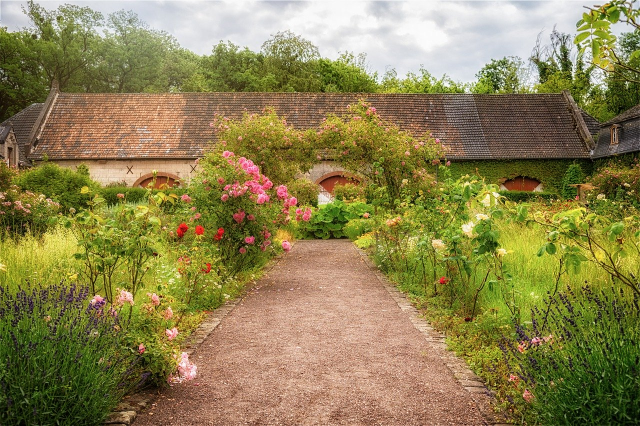
#> input picture ch09/images_09/test.jpg, 1280 x 852 px (shown at 1/2 size)
$ jupyter execute --allow-errors '09-4_FFT를_이용한_주파수_영역_필터링.ipynb'
#> lines starting #> are read from the running program, lines starting #| are printed output that depends on the picture
### ch09/Common/dft2d.py
import numpy as np
import math
import cv2

def exp(knN):
    th = -2 * math.pi *knN # 푸리에 변환 각도값
    return complex(math.cos(th), math.sin(th))

# [9 lines left out: functions dft, idft, not called in this run]

# 로그함수를 통해 잘 보이도록 스팩트럼을 만듦 = 범위를 줄임(시각화)
def calc_spectrum(complex):
    if complex.ndim==2:
        dst = abs(complex)
    else:
        dst = cv2.magnitude(complex[:, :, 0], complex[:, :, 1]) # cv의 경우
    dst = cv2.log(dst + 1)
    cv2.normalize(dst, dst, 0, 255, cv2.NORM_MINMAX)
    return cv2.convertScaleAbs(dst)

# 셔플링, 센터를 기준으로 총 4개로 쪼개고 위치를 서로 바꿈
def fftshift(img):
    dst = np.zeros(img.shape, img.dtype)
    h, w = dst.shape[:2]
    cy, cx = h // 2, w // 2
    dst[h-cy:, w-cx:] = np.copy(img[0:cy, 0:cx])
    dst[0:cy, 0:cx] = np.copy(img[h-cy:, w-cx:])
    dst[0:cy, w-cx:] = np.copy(img[h-cy:, 0:cx])
    dst[h-cy:, 0:cx] = np.copy(img[0:cy, w-cx:])
    return dst

def FFT(image, mode=2):
    dft = cv2.dft(np.float32(image), flags=cv2.DFT_COMPLEX_OUTPUT)
    dft = fftshift(dft)
    spectrum = calc_spectrum(dft)
    return dft, spectrum

def IFFT(dft, shape, mode=2):
    dft = fftshift(dft)
    img = cv2.idft(dft, flags=cv2.DFT_SCALE)[:,:,0]
    img = img[:shape[0], :shape[1]]
    return cv2.convertScaleAbs(img)

### ch09/09-4_FFT를_이용한_주파수_영역_필터링.ipynb
### 9.4 주파수 영역 필터링

원형 필터 : 저주파만 남김 = 블러링 효과

원형이 제외된 필터 : 고주파만 남김 = 엣지만 추출됨

[cell 1]
# 9.4.1 주파수 영역 필터링
import numpy as np, cv2
from Common.dft2d import dft, idft, calc_spectrum, fftshift

def FFT(image, mode=2):
    dft = cv2.dft(np.float32(image), flags=cv2.DFT_COMPLEX_OUTPUT)
    dft = fftshift(dft)
    spectrum = calc_spectrum(dft)
    return dft, spectrum

def IFFT(dft, shape, mode=2):
    dft = fftshift(dft)
    img = cv2.idft(dft, flags=cv2.DFT_SCALE)[:,:,0]
    img = img[:shape[0], :shape[1]]
    return cv2.convertScaleAbs(img)

image = cv2.imread("images_09/test.jpg", cv2.IMREAD_GRAYSCALE)
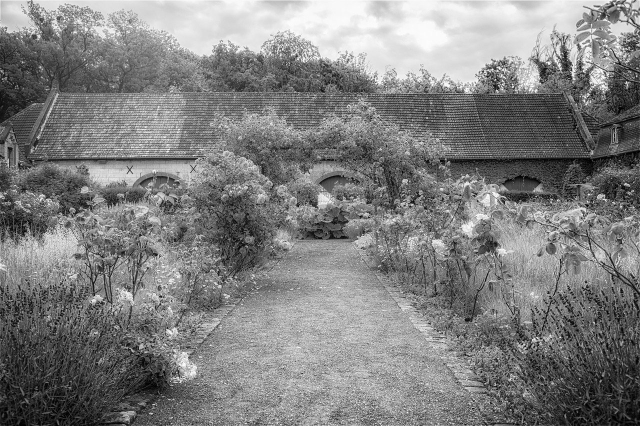
#> image: shape (852, 1280) (shown at 1/2 size); min 0, max 255, mean 127.6
if image is None: raise Exception("영상 파일 읽기 오류")

cy, cx = np.divmod(image.shape, 2)[0]
#> cy = 426; cx = 640
mode = 3

dft, spectrum = FFT(image, mode)
#> in calc_spectrum, `dst = cv2.log(dst + 1)`:
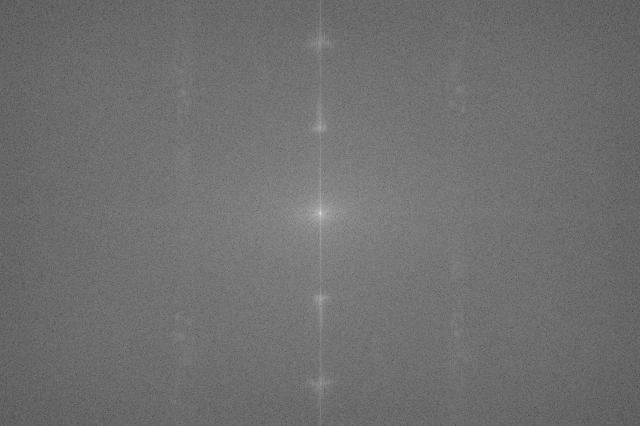
#> dst: shape (852, 1280) float32 (shown at 1/2 size); min 3.08, max 18.75, mean 9.95; drawn with min black and max white
lowpass = np.zeros(dft.shape, np.float32)
highpass = np.ones(dft.shape, np.float32)
cv2.circle(lowpass, (cx, cy), 30, (1, 1), -1)
cv2.circle(highpass, (cx, cy), 30, (0, 0), -1)

lowpassed_dft = dft * lowpass
highpassed_dft = dft * highpass
lowpassed_img = IFFT(lowpassed_dft, image.shape, mode)
#> in IFFT, `img = cv2.idft(dft, flags=cv2.DFT_SCALE)[:,:,0]`:
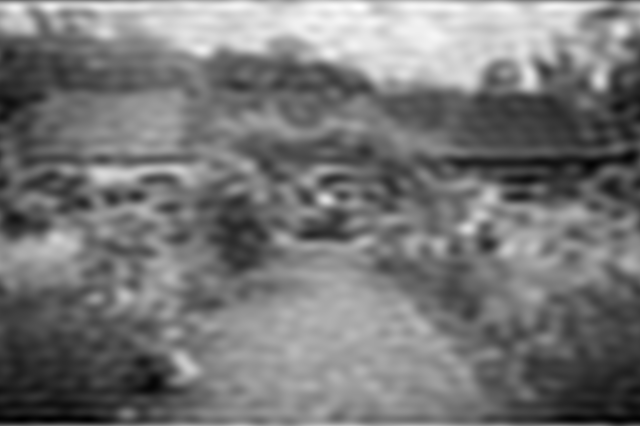
#> img: shape (852, 1280) float32 (shown at 1/2 size); min 7.64, max 265.4, mean 127.6; drawn with min black and max white
highpassed_img = IFFT(highpassed_dft, image.shape, mode)
#> call 2 of IFFT, with dft = array of shape (852, 1280, 2), shape = (852, 1280), mode = 3
#> in IFFT (call 2), `img = cv2.idft(dft, flags=cv2.DFT_SCALE)[:,:,0]`:
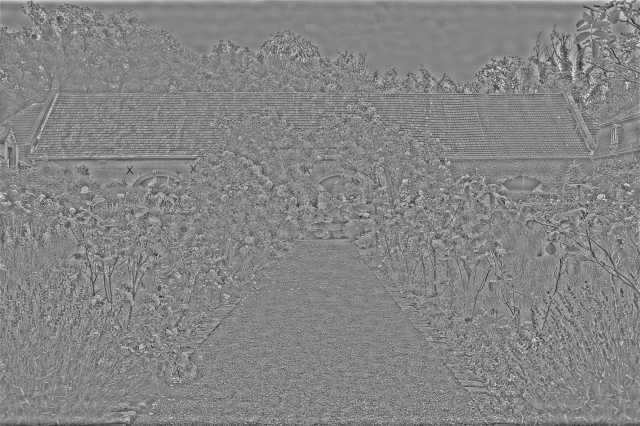
#> img: shape (852, 1280) float32 (shown at 1/2 size); min -193.5, max 177.3, mean 0; drawn with min black and max white
#> in IFFT (call 2), `return cv2.convertScaleAbs(img)`:
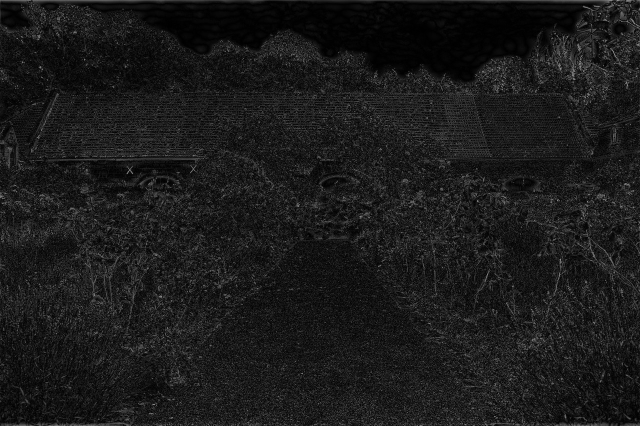
#> returned value: shape (852, 1280) (shown at 1/2 size); min 0, max 194, mean 26.4

cv2.imshow("image", image)
cv2.imshow("lowpassed_img", lowpassed_img)
cv2.imshow("highpassed_img", highpassed_img)
cv2.imshow("spectrum", spectrum)
cv2.imshow("calc_spectrum(lowpassed_dft)", calc_spectrum(lowpassed_dft))
#> in calc_spectrum (call 2), `cv2.normalize(dst, dst, 0, 255, cv2.NORM_MINMAX)`:
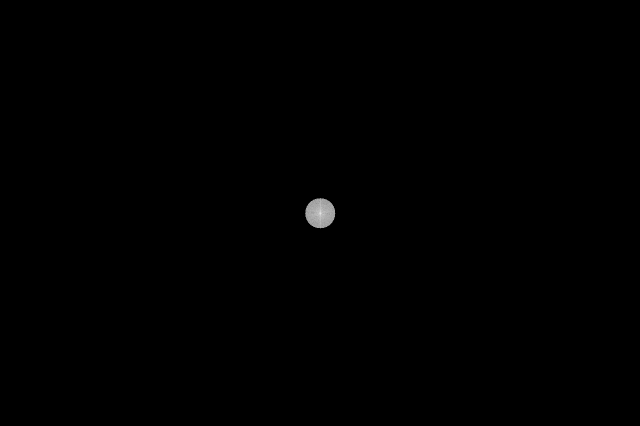
#> dst: shape (852, 1280) float32 (shown at 1/2 size); min 0, max 255, mean 0.4
cv2.imshow("calc_spectrum(highpassed_dft)", calc_spectrum(highpassed_dft))
#> in calc_spectrum (call 3), `dst = cv2.log(dst + 1)`:
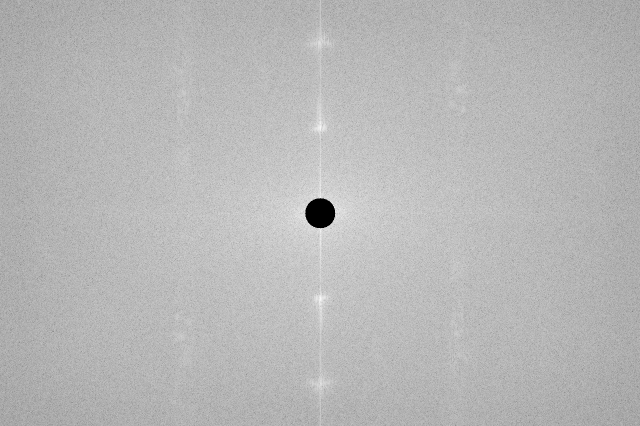
#> dst: shape (852, 1280) float32 (shown at 1/2 size); min 0, max 13.78, mean 9.92; drawn with min black and max white
cv2.waitKey(0)

[cell 2]
# 9.4.2 주파수 영역 필터링2
import numpy as np, cv2
from Common.dft2d import calc_spectrum, FFT, IFFT
import matplotlib.pyplot as plt
from mpl_toolkits.mplot3d import Axes3D

def get_gaussianFilter(shape, R):
    u = np.array(shape)//2
    y = np.arange(-u[0], u[0], 1)
    x = np.arange(-u[1], u[1], 1)
    x, y = np.meshgrid(x, y)
    filter = np.exp(-(x**2 + y**2) / (2*R**2))
    return x, y, filter if len(shape) < 3 else cv2.merge([filter, filter])

def get_butterworthFilter(shape, R, n):
    u = np.array(shape)//2
    y = np.arange(-u[0], u[0], 1)
    x = np.arange(-u[1], u[1], 1)
    x, y = np.meshgrid(x, y)
    dist = np.sqrt(x**2 + y**2)
    filter = 1 / (1 + np.power(dist / R, 2 * n))
    return x, y, filter if len(shape) < 3 else cv2.merge([filter, filter])

image = cv2.imread("images_09/test.jpg", cv2.IMREAD_GRAYSCALE)
if image is None: raise Exception("영상 파일 읽기 오류")

mode = 2
dft, spectrum = FFT(image, mode)
x1, y1, gauss_filter = get_gaussianFilter(dft.shape, 30)
x2, y2, butter_filter = get_butterworthFilter(dft.shape, 30, 10)

filterd_dft1 = dft * gauss_filter
filterd_dft2 = dft * butter_filter
gauss_img = IFFT(filterd_dft1, image.shape, mode)
#> in IFFT, `return cv2.convertScaleAbs(img)`:
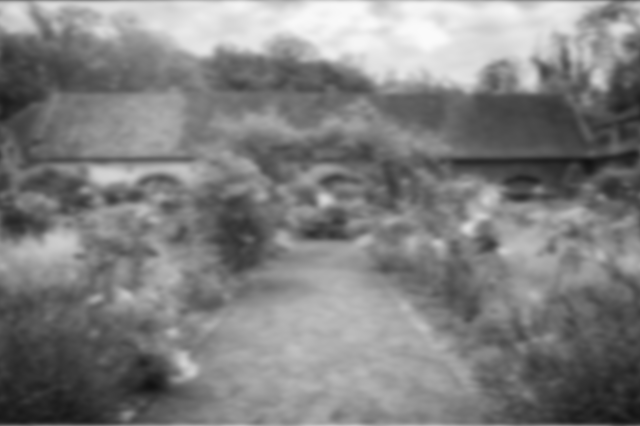
#> returned value: shape (852, 1280) (shown at 1/2 size); min 17, max 250, mean 127.6
butter_img = IFFT(filterd_dft2, image.shape, mode)
spectrum1 = calc_spectrum(filterd_dft1)
#> in calc_spectrum (call 5), `dst = cv2.log(dst + 1)`:
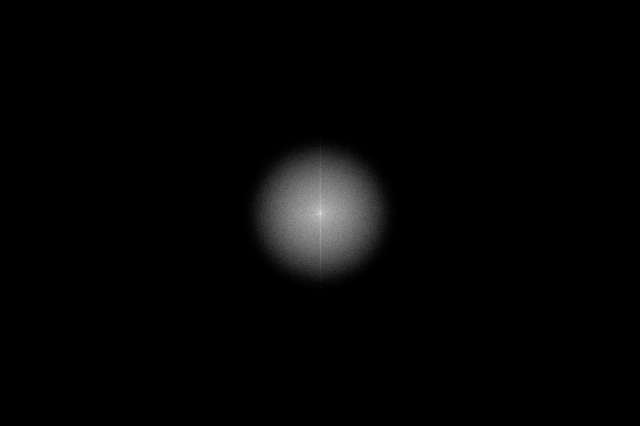
#> dst: shape (852, 1280) float64 (shown at 1/2 size); min 0, max 18.75, mean 0.324; drawn with min black and max white
spectrum2 = calc_spectrum(filterd_dft2)

if mode == 3:
    gauss_filter, butter_filter, = gauss_filter[:, :, 0], butter_filter[:, :, 0]

plt.figure(figsize=(10, 10))
ax1 = plt.subplot(332, projection='3d')
#> (the rest of this cell did not finish here and is left out)

두 가지 신호가 겹치는 경우 발생하는 모아레 현상을 제거

[cell 3]
# 9.4.3 모아레 제거
import numpy as np, cv2
from Common.dft2d import calc_spectrum, FFT, IFFT

# [18 lines left out: function onRemoveMoire, not called in this run]

image = cv2.imread("images_09/test.jpg", cv2.IMREAD_GRAYSCALE)
if image is None: raise Exception("영상 파일 읽기 오류")

mode = 3
result = cv2.repeat(image, 1, 2)
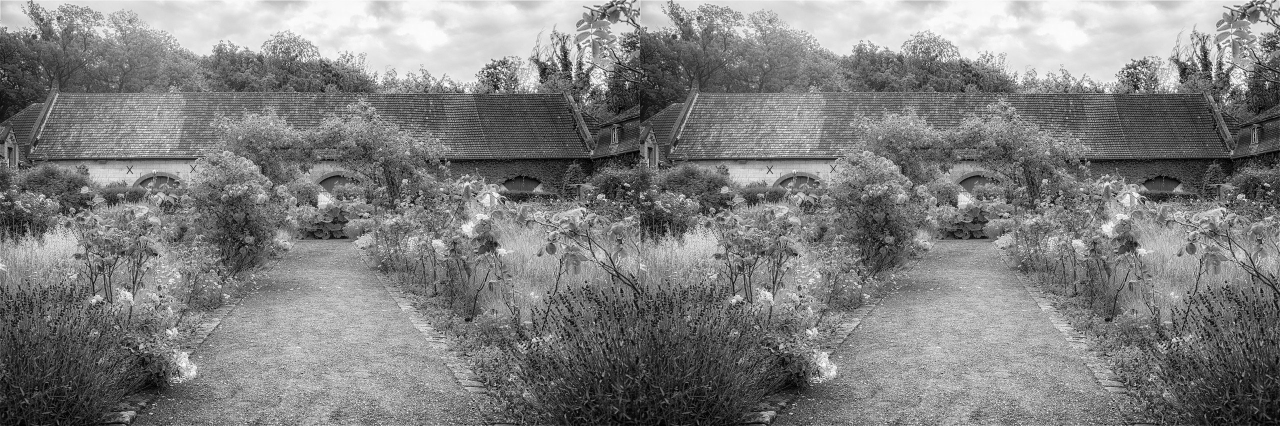
#> result: shape (852, 2560) (shown at 1/2 size); min 0, max 255, mean 127.6
dft, spectrum_img = FFT(image, mode)

title = 'removed moire'
cv2.imshow('result', result)
cv2.imshow(title, spectrum_img)
cv2.createTrackbar('radius', title, 10, 255, onRemoveMoire)
cv2.createTrackbar('threshold', title, 120, 255, onRemoveMoire)
cv2.waitKey(0)
